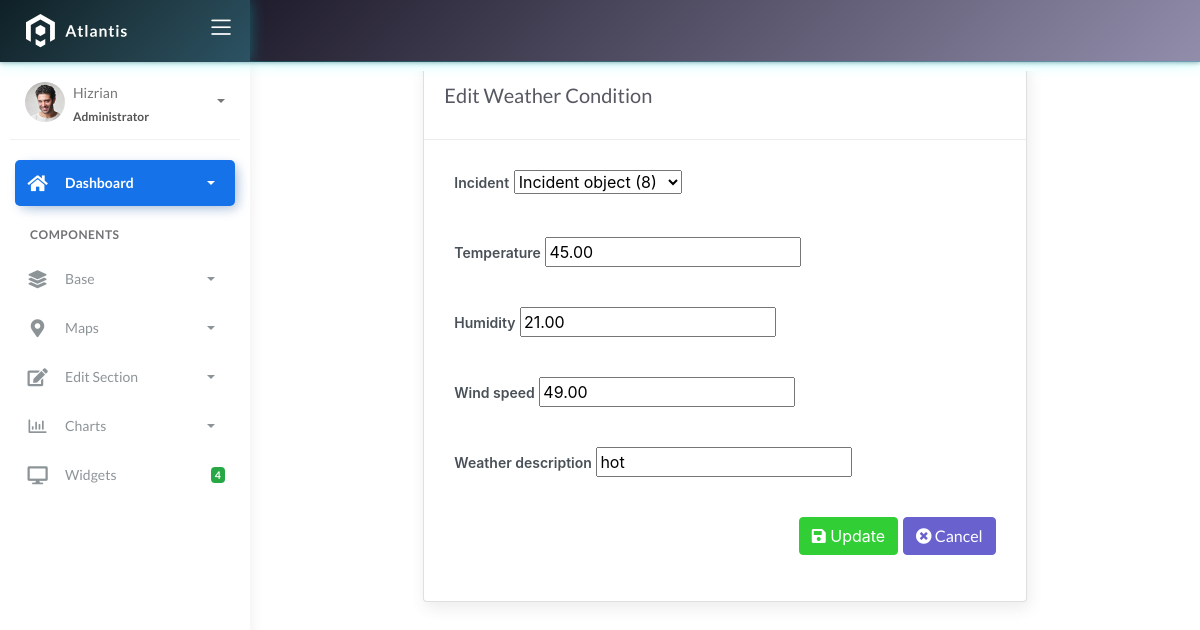
/weathercondition/2/update/, run on the app's committed database.
### fire/models.py (models this page shows)
class BaseModel(models.Model):
    created_at = models.DateTimeField(auto_now_add=True, db_index=True)
    updated_at = models.DateTimeField(auto_now=True)
    class Meta:
        abstract = True

class WeatherConditions(BaseModel):
    incident = models.ForeignKey(Incident, on_delete=models.CASCADE)
    temperature = models.DecimalField(max_digits=10, decimal_places=2)
    humidity = models.DecimalField(max_digits=10, decimal_places=2)
    wind_speed = models.DecimalField(max_digits=10, decimal_places=2)
    weather_description = models.CharField(max_length=150)

### fire/views.py (the view, shortened to what this page needs)
# urls.py: path('weathercondition/<int:pk>/update/', WeatherConditionsUpdateView.as_view(), name='weatherconditions-edit'),
class WeatherConditionsUpdateView(UpdateView):
    model = WeatherConditions
    form_class = Weather_condition
    template_name = 'weatherconditions_edit.html'
    context_object_name = 'weather_condition'
    success_url = reverse_lazy('weatherconditions-list')

### fire/forms.py
class Weather_condition(ModelForm):
    class Meta:
        model = WeatherConditions
        fields = "__all__"

### templates/weatherconditions_edit.html (shortened to what this page needs)
{% extends 'base.html' %}
{% load static %}
{% block content %}
<div class="content">
    <div class="container-fluid">
        <div class="row">
            <div class="col-md-8 offset-md-2">
                <div class="card">
                    <div class="card-header">
                        <h4 class="card-title">Edit Weather Condition</h4>
                    </div>
                    <div class="card-body">
                        <form method="post">
                            {% for field in form %}
                                <div class="form-group {% if field.errors %}has-error{% endif %}">
                                    <label for="{{ field.id_for_label }}">{{ field.label }}</label>
                                    {{ field }}
                                </div>
                            {% endfor %}
                            <div class="form-group text-right">
                                <button type="submit" class="btn btn-success">
                                    <i class="fa fa-save"></i> Update
                                </button>
                                <a href="{% url 'weatherconditions-list' %}" class="btn btn-secondary">
                                    <i class="fa fa-times-circle"></i> Cancel
                                </a>
                            </div>
                        </form>
                    </div>
                </div>
            </div>
        </div>
    </div>
</div>
{% endblock %}

### data on the page
WeatherConditions: form "Incident object (8)" "45.00" "21.00" "49.00" "hot"

### other printed values
{{ field.label }} "Incident" "Temperature" "Humidity" "Wind speed" "Weather description"
